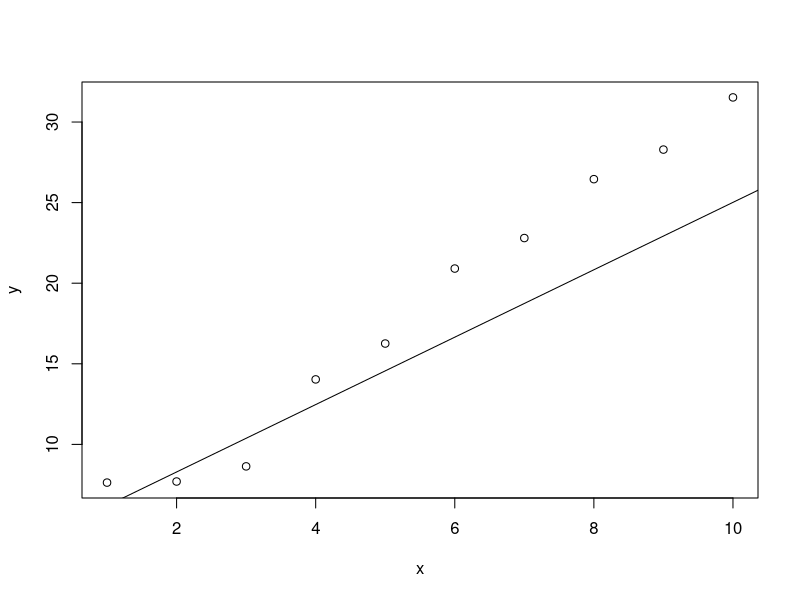

Recreate this plot in R.
x <- 1:10
y <- 2 + 3*x + rnorm(10)
z <- rnorm(10)
model <- lm(y ~ x + I(x^2) + z)
summary(model)
plot(x, y)
abline(model)
